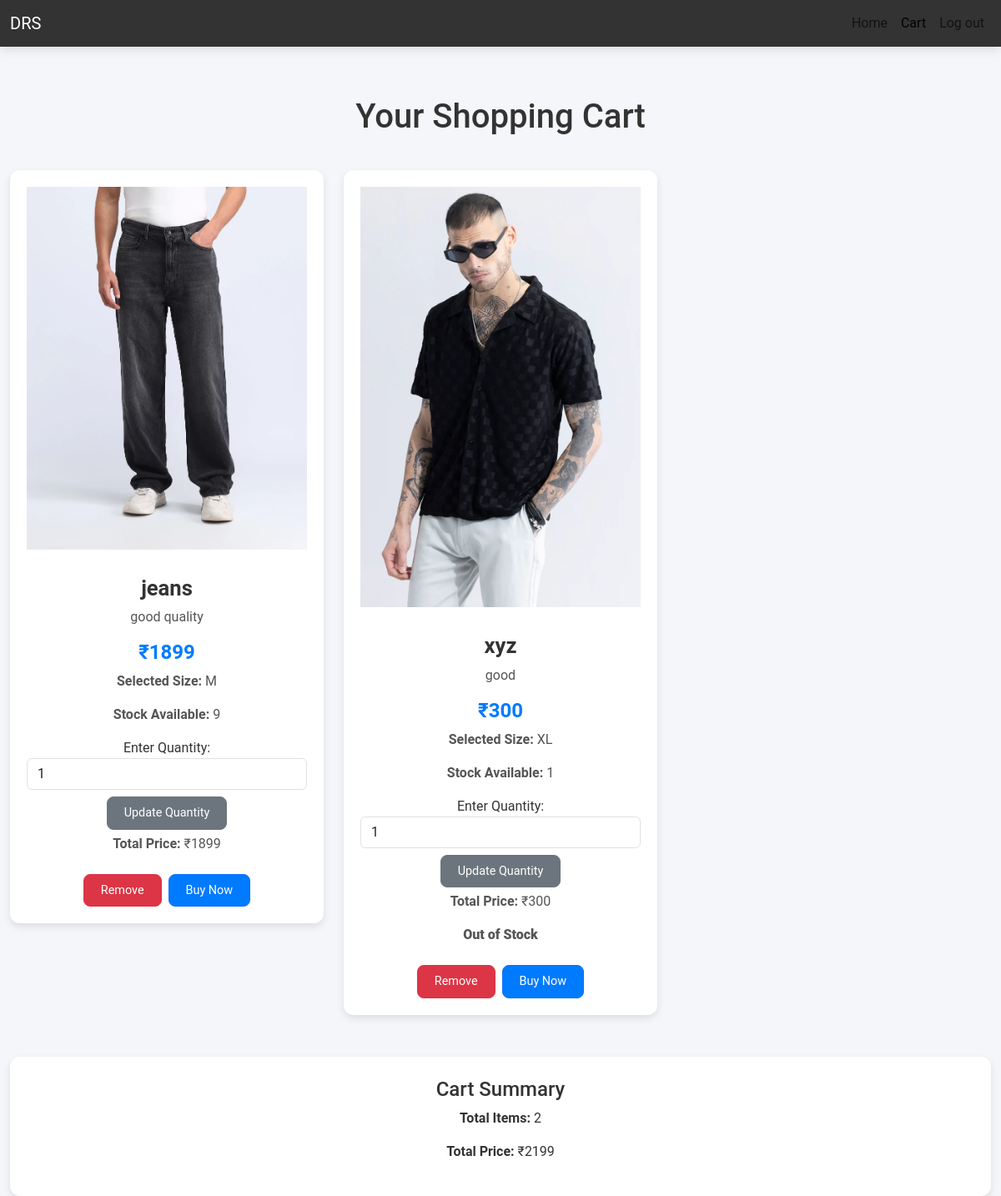
Page /view_cart/ (signed in) on the committed database.
### app/models.py (models this page shows, shortened)
class Cart(models.Model):
    user=models.ForeignKey(User,on_delete=models.CASCADE)
    product=models.ForeignKey(Product,on_delete=models.CASCADE)
    size = models.ForeignKey(Size, on_delete=models.CASCADE, null=True)
    quantity = models.PositiveIntegerField(default=0)
    total_price = models.DecimalField(max_digits=10, decimal_places=2, default=0.0)
    def total_price(self):
        return self.product.ofr_price * self.quantity

class Product(models.Model):
    pro_id=models.TextField()
    name=models.TextField()
    price=models.IntegerField()
    ofr_price=models.IntegerField()
    img=models.FileField()
    dis=models.TextField()
    sizes = models.ManyToManyField(Size, related_name='Sizes')
    quantity = models.PositiveIntegerField(default=0)  # New field for stock quantity

class Size(models.Model):
    size = models.CharField(max_length=10)  # E.g., '6', '7', '8.5', '9', '10'
    def __str__(self):
        return self.size

### app/views.py (the view)
# urls.py: path('view_cart/', views.view_cart, name='view_cart'),
def view_cart(request):
    if 'user' not in request.session:  # Ensure user is logged in
        return redirect('shp_login')
    user = User.objects.get(username=request.session['user'])
    cart_det = Cart.objects.filter(user=user).select_related('product', 'size')
    total_price = 0  # To calculate total price of all items in the cart
    for item in cart_det:
        item.total_price = item.product.ofr_price * item.quantity  # Calculate total price for each item
        total_price += item.total_price  # Add it to the grand total
    return render(request, 'user/cart.html', {'cart_det': cart_det, 'total_price': total_price})

### templates/user/cart.html (shortened to what this page needs)
<!DOCTYPE html>
<html lang="en">
<head>
    <link href="https://cdn.jsdelivr.net/npm/bootstrap@5.3.3/dist/css/bootstrap.min.css" rel="stylesheet">
</head>
<body>
    <nav class="navbar navbar-expand-lg">
        <div class="container-fluid">
            <a class="navbar-brand" href="#">DRS</a>
            <div class="collapse navbar-collapse" id="navbarNav">
                <ul class="navbar-nav ms-auto">
                    <li class="nav-item"><a class="nav-link" href="../user_home">Home</a></li>
                    <li class="nav-item"><a class="nav-link active" href="#">Cart</a></li>
                    <li class="nav-item"><a class="nav-link" href="shp_logout">Log out</a></li>
                </ul>
            </div>
        </div>
    </nav>
    <div class="container">
        <h1>Your Shopping Cart</h1>
        <div class="row">
            {% if cart_det %}
                {% for item in cart_det %}
                    <div class="col-md-6 col-lg-4">
                        <div class="cart-item">
                            <img src="{{ item.product.img.url }}" alt="{{ item.product.name }}" class="img-fluid mb-3">
                            <h2>{{ item.product.name }}</h2>
                            <p>{{ item.product.dis }}</p>
                            <h3>₹{{ item.product.ofr_price }}</h3>
                            <p><strong>Selected Size:</strong> {{ item.size|default:'M' }}</p>
                            <p><strong>Stock Available:</strong> {{ item.product.quantity }}</p>
                            <form method="POST" action="{% url 'update_cart' %}">
                                <label for="new_quantity_{{ item.id }}">Enter Quantity:</label>
                                <input type="number" id="new_quantity_{{ item.id }}" name="new_quantity" class="form-control"
                                       min="1" max="{{ item.product.quantity }}" value="{{ item.quantity|default:1 }}">
                                <button type="submit" class="btn btn-secondary btn-sm mt-2">Update Quantity</button>
                            </form>
                            <p><strong>Total Price:</strong> ₹{{ item.total_price }}</p>
                            {% if item.quantity >= item.product.quantity %}
                                <p class="out-of-stock"><strong>Out of Stock</strong></p>
                            {% endif %}
                            <div class="d-flex justify-content-center mt-4">
                                <a href="{% url 'delete_cart' item.id %}" class="btn btn-danger btn-sm me-2">Remove</a>
                                <a href="{% url 'user_buy' item.id %}?size={{ item.size|default:'M' }}" class="btn btn-primary btn-sm">Buy Now</a>
                            </div>
                        </div>
                    </div>
                {% endfor %}
            {% else %}
                <p class="text-center">No items in your cart.</p>
            {% endif %}
        </div>
        {% if cart_det %}
            <div class="summary">
                <h4>Cart Summary</h4>
                <p><strong>Total Items:</strong> {{ cart_det|length }}</p>
                <p><strong>Total Price:</strong> ₹{{ total_price }}</p>
            </div>
        {% endif %}
    </div>
</body>
</html>

### templates/user/cart.html (style rules this page uses)
body { font-family: 'Roboto', sans-serif; background-color: #f4f6f9; color: #333; margin: 0; padding: 0; }
.navbar { background-color: #333; box-shadow: 0px 4px 12px rgba(0, 0, 0, 0.1); }
.navbar-brand { color: #fff !important; }
.container { max-width: 1200px; margin-top: 60px; }
h1 { font-size: 2.5rem;ModuleNotFoundError: No module named 'pkg_resources' font-weight: 600; text-align: center; color: #333; margin-bottom: 40px; }
.cart-item { background-color: #fff; border-radius: 12px; box-shadow: 0 4px 10px rgba(0, 0, 0, 0.1); transition: transform 0.3s ease, box-shadow 0.3s ease; margin-bottom: 30px; padding: 20px; text-align: center; }
.cart-item h2 { font-size: 1.6rem; font-weight: 700; margin-top: 15px; }
.cart-item p { font-size: 1rem; color: #555; margin-top: 5px; }
.cart-item h3 { font-size: 1.5rem; font-weight: 600; color: #007bff; margin-top: 10px; }
.btn { font-size: 0.9rem; padding: 8px 20px; border-radius: 8px; transition: background-color 0.3s ease; }
.btn-danger { background-color: #dc3545; }
.btn-primary { background-color: #007bff; }
.summary { background-color: #fff; padding: 25px; border-radius: 12px; box-shadow: 0 4px 10px rgba(0, 0, 0, 0.1); text-align: center; margin-top: 20px; }
.out-of-stock { font-size: 1.1rem; font-weight: bold; color: #e74c3c; }

### rows in the picture
Cart: product.img (picture), product.name "jeans", product.dis "good quality", product.ofr_price "1899", size "M", product.quantity "9", new_quantity "1", total_price "1899"
Cart: product.img (picture), product.name "xyz", product.dis "good", product.ofr_price "300", size "XL", product.quantity "1", new_quantity "1", total_price "300", shows "Out of Stock"

### other values in the picture
{{ cart_det|length }} "2"
{{ total_price }} "2199"
